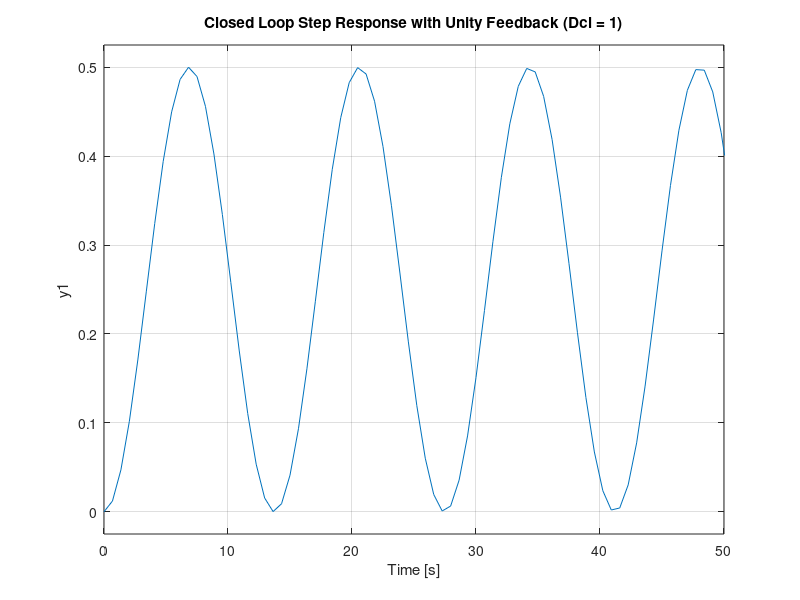

Reproduce this figure in MATLAB. (Note: this script raises an error after producing the figure.)
s = tf('s'); 

alpha = 0; 

m = 0.11; 
R = 0.015; 
d = 0.03; 
g = -9.8; 
L = 1.0; 
I = 0.00000999; 

Y = -m*g*(d/L); 
Theta = (s^2)*((I/R^2)+m); 

G = Y/Theta; 
 
G_cl = feedback(G, 1); 

figure; 
step(0.25 * G_cl); 
title('Closed Loop Step Response with Unity Feedback (Dcl = 1)'); 
xlim([0 50]); 
 
S_cl = stepinfo(0.25 * G_cl); 
disp('Closed Loop Step Response Characteristics:'); 
disp(S_cl);
